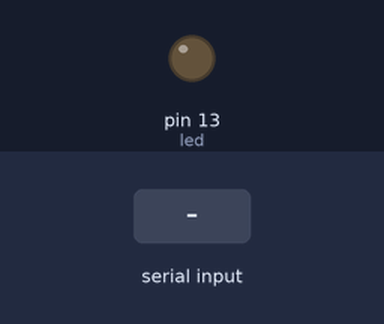
Simulated run of this sketch. Board: Arduino Uno, built with avr-gcc and run on an emulated ATmega328P. Parts: output pins drawn as LEDs (lit = HIGH). Inputs (shaded band) come from the test bench.

Above: at 1.2 s.
1.3 s: "s" received over Serial
At 2.5 s:
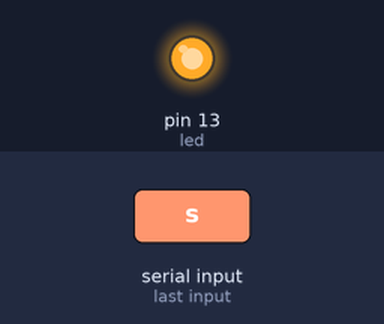
2.8 s: "1" received over Serial
At 3.8 s:
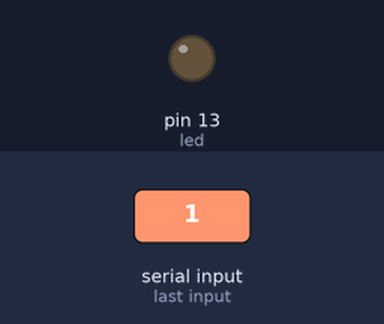
Timing chart, 0 to 5.8 s (numbered marks = the images above; inputs shaded):
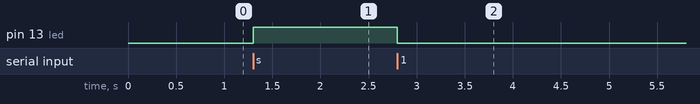

The sketch:

RecibirDatos.ino
```cpp
int led = 13;
void setup() {
  // put your setup code here, to run once:
Serial.begin(9600);
pinMode(led,OUTPUT);
}

void loop() {
if(Serial.available()>0)
{
  char opcion = Serial.read();
  if(opcion == 's')
  {
    digitalWrite(led,HIGH);
    }
  else
  {
    digitalWrite(led,LOW);
    }
  }
}
```

Measured:
- after the input at 1.3 s, pin 13 (led): LOW → HIGH at once
- after the input at 2.8 s, pin 13 (led): HIGH → LOW at once
